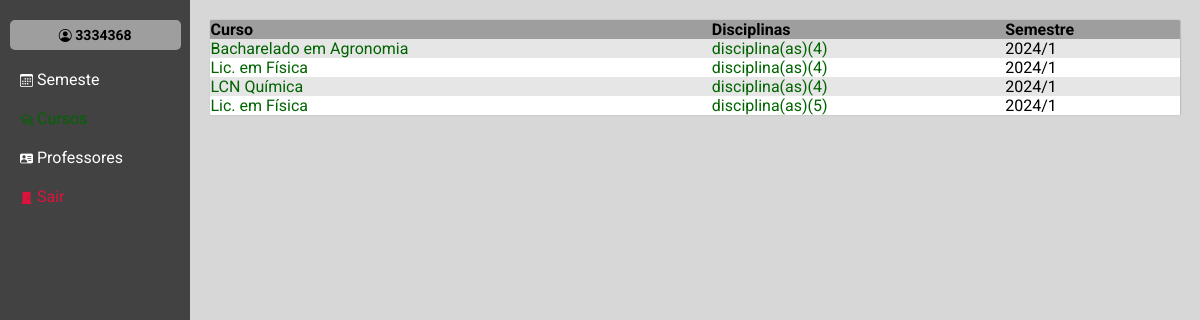
The app's page /curso/ (signed in), older data.
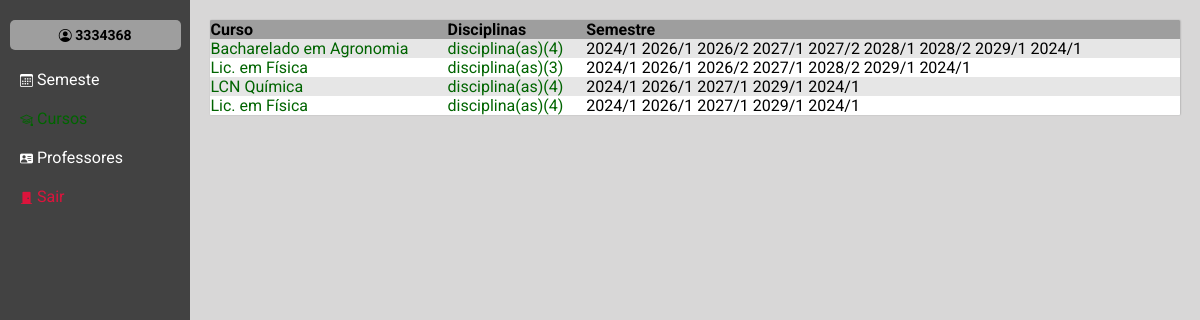
The same page, newer data.
### core/models.py (models this page shows)
class Curso(models.Model):
    curso = models.CharField(max_length=50)
    def __str__(self) -> str:
        return self.curso

class Semestre(models.Model):
    semestre = models.CharField( max_length=50)
    cursos = models.ManyToManyField(Curso, verbose_name="curso", blank=True)
    status = models.ForeignKey(Status, verbose_name='status', on_delete=models.SET_NULL, null=True, blank=True)
    date_create = models.DateTimeField(default=timezone.now)
    disciplinas = models.ManyToManyField(Disciplina, verbose_name='disciplina', blank=True)
    def __str__(self) -> str:
        return self.semestre

### core/views.py (the view)
# urls.py: path('curso/', views.cursos_list_page, name='cursos'),
@login_required(login_url="/login")
def cursos_list_page(request):
    curso = Curso.objects.all()
    context = {
        'curso': curso
    }
    return render(request, 'curso_list_page.html', context)

### core/templates/curso_list_page.html
{% extends "base.html" %}
{% block conteudo %}
<table>
    <thead>
        <tr>
            <th>Curso</th>
            <th>Disciplinas</th>
            <th>Semestre</th>
        </tr>
    </thead>
    <tbody>
       {% for i in curso %}
       <tr>
            <td>
                <a href="#">{{i}}</a>
            </td>
            <td>
              <a href="#"> disciplina(as)({{i.disciplina_set.all.count}})</a>
            </td>
            <td>
                {% for s in i.semestre_set.all %}
                {{s}}
                {% endfor %}
            </td>
       </tr>
       {% endfor %}
    </tbody>
</table>
{% endblock conteudo %}

Row changes from the older to the newer data that the page shows:
added Semestre: semestre "2026/1"
added Semestre: semestre "2026/2"
added Semestre: semestre "2027/1"
added Semestre: semestre "2027/2", shown under Curso "Bacharelado em Agronomia"
added Semestre: semestre "2028/1", shown under Curso "Bacharelado em Agronomia"
added Semestre: semestre "2028/2"
added Semestre: semestre "2029/1"
added Semestre: semestre "2024/1"
computed for Curso (number 2 of 4 on the later page): disciplina_set.all.count "4" → "3"
computed for Curso (number 4 of 4 on the later page): disciplina_set.all.count "5" → "4"
